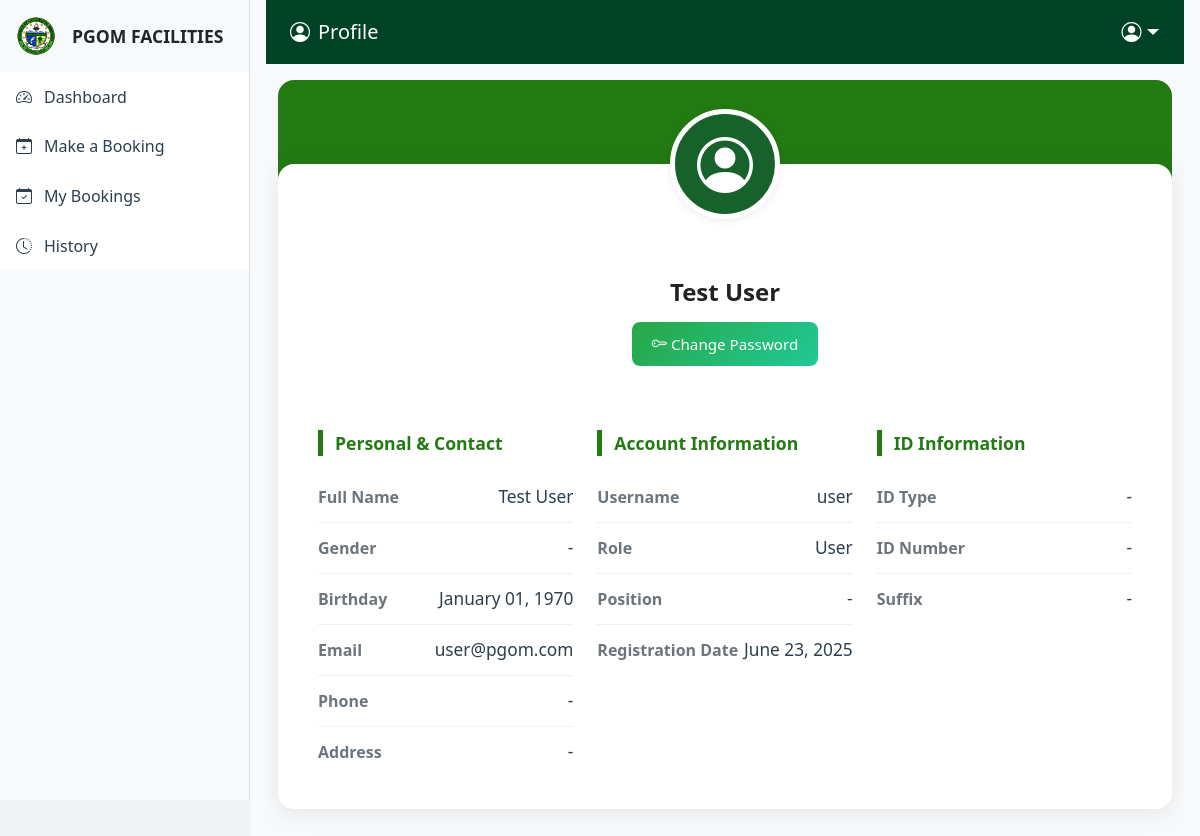
The app's page /user/profile.php (signed in) with its own data.
### tables this page shows
CREATE TABLE `users` (
    `id` INT(11) NOT NULL AUTO_INCREMENT,
    `username` VARCHAR(50) UNIQUE NOT NULL,
    `password` VARCHAR(255) NOT NULL,
    `role` ENUM('user', 'admin') NOT NULL DEFAULT 'user',
    `email` VARCHAR(255) NULL,
    `name` VARCHAR(255) NULL,
    `suffix` VARCHAR(50) NULL,
    `birthday` DATE NULL,
    `gender` VARCHAR(20) NULL,
    `phone_number` VARCHAR(20) NULL,
    `position` VARCHAR(100) NULL,
    `address` TEXT NULL,
    `valid_id_type` VARCHAR(50) NULL,
    `valid_id_number` VARCHAR(50) NULL,
    `deleted_at` TIMESTAMP NULL DEFAULT NULL,
    `created_at` TIMESTAMP DEFAULT CURRENT_TIMESTAMP,
    PRIMARY KEY (`id`)
);

### user/profile.php (the view, shortened to what this page needs)
<?php
require_once '../config/database.php';
$user_id = $_SESSION['user_id'];
$stmt = $pdo->prepare("SELECT * FROM users WHERE id = ?");
$stmt->execute([$user_id]);
$user = $stmt->fetch(PDO::FETCH_ASSOC);
function safe($value, $default = '-') {
    return htmlspecialchars($value ?: $default);
}
?>
<!DOCTYPE html>
<html lang="en">
<head>
    <link href="https://cdn.jsdelivr.net/npm/bootstrap@5.3.0/dist/css/bootstrap.min.css" rel="stylesheet">
    <link href="https://cdn.jsdelivr.net/npm/bootstrap-icons@1.7.2/font/bootstrap-icons.css" rel="stylesheet">
    <link href="../assets/css/style.css" rel="stylesheet">
</head>
<body>
    <div class="d-flex">
        <div class="sidebar bg-light border-end" id="sidebar">
            <div class="sidebar-heading">
                <img src="../images/logo.png" alt="PGOM Logo">
                <span>PGOM FACILITIES</span>
            </div>
            <div class="list-group list-group-flush">
                <a href="dashboard.php" class="list-group-item list-group-item-action">
                    <i class="bi bi-speedometer2"></i> Dashboard
                </a>
                <a href="make_booking.php" class="list-group-item list-group-item-action">
                    <i class="bi bi-calendar-plus"></i> Make a Booking
                </a>
                <a href="my_bookings.php" class="list-group-item list-group-item-action">
                    <i class="bi bi-calendar-check"></i> My Bookings
                </a>
                <a href="history.php" class="list-group-item list-group-item-action">
                    <i class="bi bi-clock-history"></i> History
                </a>
            </div>
        </div>
        <div class="main-content flex-grow-1">
            <header class="main-header text-white d-flex justify-content-between align-items-center">
                <div class="d-flex align-items-center">
                    <h1 class="h3 mb-0 d-flex align-items-center header-title">
                        <i class="bi bi-person-circle me-2"></i>
                        Profile
                    </h1>
                </div>
                <div class="d-flex align-items-center gap-3">
                    <div class="dropdown">
                        <button class="header-icon dropdown-toggle border-0 bg-transparent" type="button" data-bs-toggle="dropdown">
                            <i class="bi bi-person-circle"></i>
                        </button>
                    </div>
                </div>
            </header>
            <div class="container-fluid" style="overflow-x:hidden;">
                <div class="profile-card">
                    <div class="profile-avatar">
                        <i class="bi bi-person-circle"></i>
                    </div>
                    <div class="profile-header">
                        <div class="profile-name mb-1"><?php echo safe($user['name']); ?></div>
                        <button class="btn btn-primary change-password-btn" data-bs-toggle="modal" data-bs-target="#changePasswordModal"><i class="bi bi-key me-1"></i> Change Password</button>
                    </div>
                    <div class="row g-4 profile-section">
                        <div class="col-12 col-md-4">
                            <div class="profile-section-title">Personal & Contact</div>
                            <ul class="profile-info-list">
                                <li class="profile-info-item"><span class="profile-info-label">Full Name</span><span class="profile-info-value"><?php echo safe($user['name']); ?></span></li>
                                <li class="profile-info-item"><span class="profile-info-label">Gender</span><span class="profile-info-value"><?php echo safe($user['gender'] ?? '-'); ?></span></li>
                                <li class="profile-info-item"><span class="profile-info-label">Birthday</span><span class="profile-info-value"><?php echo safe(date('F d, Y', strtotime($user['birthday'] ?? ''))); ?></span></li>
                                <li class="profile-info-item"><span class="profile-info-label">Email</span><span class="profile-info-value"><?php echo safe($user['email']); ?></span></li>
                                <li class="profile-info-item"><span class="profile-info-label">Phone</span><span class="profile-info-value"><?php echo safe($user['phone_number'] ?? '-'); ?></span></li>
                                <li class="profile-info-item"><span class="profile-info-label">Address</span><span class="profile-info-value"><?php echo safe($user['address'] ?? '-'); ?></span></li>
                            </ul>
                        </div>
                        <div class="col-12 col-md-4">
                            <div class="profile-section-title">Account Information</div>
                            <ul class="profile-info-list">
                                <li class="profile-info-item"><span class="profile-info-label">Username</span><span class="profile-info-value"><?php echo safe($user['username']); ?></span></li>
                                <li class="profile-info-item"><span class="profile-info-label">Role</span><span class="profile-info-value text-capitalize"><?php echo safe($user['role']); ?></span></li>
                                <li class="profile-info-item"><span class="profile-info-label">Position</span><span class="profile-info-value"><?php echo safe($user['position'] ?? '-'); ?></span></li>
                                <li class="profile-info-item"><span class="profile-info-label">Registration Date</span><span class="profile-info-value"><?php echo safe(date('F d, Y', strtotime($user['created_at'] ?? ''))); ?></span></li>
                            </ul>
                        </div>
                        <div class="col-12 col-md-4">
                            <div class="profile-section-title">ID Information</div>
                            <ul class="profile-info-list">
                                <li class="profile-info-item"><span class="profile-info-label">ID Type</span><span class="profile-info-value"><?php echo safe($user['valid_id_type'] ?? '-'); ?></span></li>
                                <li class="profile-info-item"><span class="profile-info-label">ID Number</span><span class="profile-info-value"><?php echo safe($user['valid_id_number'] ?? '-'); ?></span></li>
                                <li class="profile-info-item"><span class="profile-info-label">Suffix</span><span class="profile-info-value"><?php echo safe($user['suffix'] ?? '-'); ?></span></li>
                            </ul>
                        </div>
                    </div>
                </div>
            </div>
        </div>
    </div>
</body>
</html>

### assets/css/style.css (style rules this page uses)
body { background-color: #f0f2f5; min-height: 100vh; margin: 0; padding: 0; }
.sidebar { width: 250px; height: 100vh; position: fixed; left: 0; top: 0; z-index: 100; overflow-y: auto; }
.sidebar-heading { padding: 1rem; display: flex; align-items: center; gap: 1rem; }
.sidebar-heading img { width: 40px; height: 40px; object-fit: contain; }
.sidebar-heading span { font-weight: 600; font-size: 1.1rem; }
.sidebar .list-group-item { border: none; padding: 0.8rem 1rem; display: flex; align-items: center; gap: 0.75rem; color: #2c3e50; transition: all 0.3s ease; }
.main-header { background-color: #004225; padding: 0.75rem 1.5rem; position: sticky; top: 0; z-index: 99; height: auto; min-height: 60px; display: flex; align-items: center; justify-content: space-between; margin-bottom: 1rem; }
.header-icon { width: 40px; height: 40px; display: flex; align-items: center; justify-content: center; border-radius: 50%; background-color: rgba(255, 255, 255, 0.1); color: white; cursor: pointer; transition: all 0.3s ease; }
.main-content { margin-left: 250px; min-height: calc(100vh - 60px); background-color: #f8f9fa; padding: 0 1rem 1rem 1rem; overflow-x: hidden; }
.table tr, .table td, .table th, .progress, .progress-bar, .btn { transition: none !important; animation: none !important; }
.sidebar { background: white; border-right: 1px solid #e9ecef; transition: all 0.3s ease; }
.list-group-item { position: relative; overflow: hidden; z-index: 1; }
.list-group-item::before { content: ''; position: absolute; left: 0; top: 0; height: 100%; width: 0; background-color: #198754; opacity: 0.1; transition: width 0.3s ease; z-index: -1; }

### user/profile.php (style rules this page uses)
.main-header { background-color: #004225; padding: 0.75rem 1.5rem; color: white; }
.main-header h1 { font-size: 1.25rem; margin: 0; }
.header-icon { color: #ffffff; font-size: 1.25rem; padding: 0.5rem; border-radius: 50rem; background-color: rgba(255,255,255,0.08); transition: all 0.2s ease; width: 40px; height: 40px; display: flex; align-items: center; justify-content: center; }
.profile-card { background: #fff; border-radius: 16px; box-shadow: 0 4px 24px rgba(0,0,0,0.08); padding: 2.5rem 2.5rem 2rem 2.5rem; margin: -60px auto 2rem auto; max-width: 1100px; position: relative; transition: transform 0.2s ease-in-out; }
.profile-avatar { width: 110px; height: 110px; border-radius: 50%; background: #17612a; display: flex; align-items: center; justify-content: center; font-size: 3.5rem; color: #fff; border: 5px solid #fff; box-shadow: 0 2px 8px rgba(0,0,0,0.07); position: absolute; left: 50%; top: 0; transform: translate(-50%, -50%); }
.profile-header { margin-top: 70px; text-align: center; }
.profile-name { font-size: 1.5rem; font-weight: 700; color: #222; }
.profile-section { margin-top: 2.5rem; }
.profile-section-title { font-size: 1.1rem; font-weight: 600; color: #237a13; margin-bottom: 1rem; border-left: 5px solid #237a13; padding-left: 0.75rem; }
.profile-info-list { list-style: none; padding: 0; margin: 0; }
.profile-info-item { display: flex; justify-content: space-between; align-items: center; padding: 0.75rem 0; border-bottom: 1px solid #f0f0f0; }
.profile-info-label { color: #6c757d; font-size: 1rem; font-weight: 600; }
.profile-info-value { font-size: 1.08rem; font-weight: 400; color: #2c3e50; text-align: right; }
.profile-section:last-child .profile-info-item:last-child { border-bottom: none; }
.change-password-btn { margin-top: 0.5rem; font-size: 0.95rem; padding: 0.4rem 1.2rem; border-radius: 8px; font-weight: 500; background: linear-gradient(135deg, #28a745 0%, #20c997 100%); border: none; transition: all 0.3s ease; }
.btn-primary { background: linear-gradient(135deg, #28a745 0%, #20c997 100%); border: none; border-radius: 8px; font-weight: 500; transition: all 0.3s ease; }
.btn { min-height: 44px; display: inline-flex; align-items: center; justify-content: center; }
.list-group-item { min-height: 48px; display: flex; align-items: center; }

### records on screen
users: name "Test User", gender "-", birthday "January 01, 1970", email "user@pgom.com", phone_number "-", address "-", username "user", role "User", position "-", created_at "June 23, 2025", valid_id_type "-", valid_id_number "-", suffix "-"
